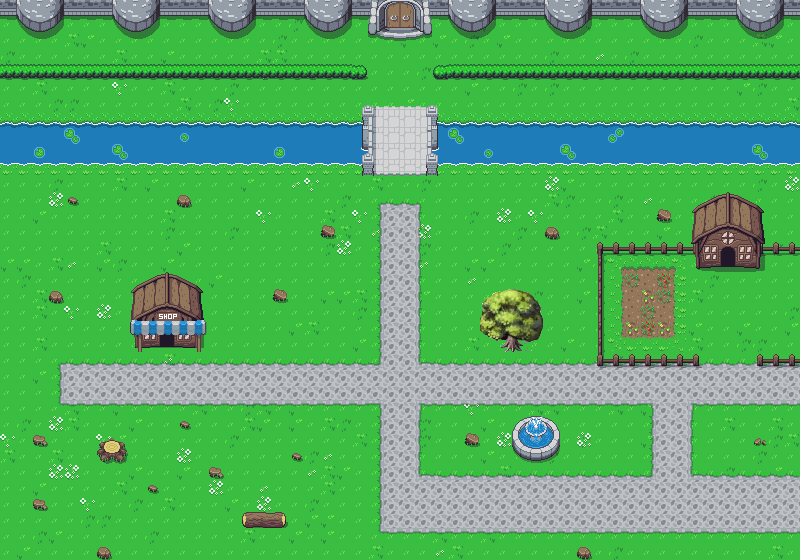

Rendered tile map (Tiled .tmx) drawn with the repository's tilesets; below, a short description and the map source with its tile grids summarised:
An orthogonal 50x35 tile map with 16x16 px tiles, 13 tile layers (grass normal, grass_special, flowers, paths, ...), 2 tilesets and 27 objects (tree, door_house, player_spawn, door_shop, player_spawn_shop).

<map version="1.2" tiledversion="1.3.1" orientation="orthogonal" renderorder="right-down" compressionlevel="-1" width="50" height="35" tilewidth="16" tileheight="16" infinite="0" nextlayerid="17" nextobjectid="30">
 <tileset firstgid="1" source="overworld2.tsx" />
 <tileset firstgid="274" source="overworld0.tsx" />
 <layer id="1" name="grass normal" width="50" height="35">
  <data>[1750 cells, 1750 non-empty, 1 distinct tile ids]</data>
 </layer>
 <layer id="3" name="grass_special" width="50" height="35">
  <data>[1750 cells, 1750 non-empty, 21 distinct tile ids]</data>
 </layer>
 <layer id="10" name="flowers" width="50" height="35">
  <data>[1750 cells, 1750 non-empty, 93 distinct tile ids]</data>
 </layer>
 <layer id="4" name="paths" width="50" height="35">
  <data>[1750 cells, 417 non-empty, 24 distinct tile ids]</data>
 </layer>
 <layer id="6" name="decorations" width="50" height="35">
  <data>[1750 cells, 49 non-empty, 37 distinct tile ids]</data>
 </layer>
 <layer id="8" name="fences" width="50" height="35">
  <data>[1750 cells, 26 non-empty, 6 distinct tile ids]</data>
 </layer>
 <layer id="7" name="houses" width="50" height="35">
  <data>[1750 cells, 25 non-empty, 25 distinct tile ids]</data>
 </layer>
 <layer id="5" name="water" width="50" height="35">
  <data>[1750 cells, 200 non-empty, 3 distinct tile ids]</data>
 </layer>
 <layer id="11" name="lillypads" width="50" height="35">
  <data>[1750 cells, 10 non-empty, 4 distinct tile ids]</data>
 </layer>
 <layer id="9" name="bridge" width="50" height="35">
  <data>[1750 cells, 55 non-empty, 50 distinct tile ids]</data>
 </layer>
 <layer id="14" name="castle walls" width="50" height="35">
  <data>[1750 cells, 100 non-empty, 2 distinct tile ids]</data>
 </layer>
 <layer id="13" name="castle" width="50" height="35">
  <data>[1750 cells, 84 non-empty, 21 distinct tile ids]</data>
 </layer>
 <layer id="15" name="bushes" width="50" height="35">
  <data>[1750 cells, 46 non-empty, 3 distinct tile ids]</data>
 </layer>
 <objectgroup id="12" name="Objects">
  <object id="1" name="tree" x="484" y="292.5" width="57.5" height="48" />
  <object id="2" name="door_house" x="721" y="266.75" width="13.75" height="5.75" />
  <object id="3" name="player_spawn" x="720.375" y="295.875" width="16" height="29.25" />
  <object id="4" name="door_shop" x="160.273" y="349.091" width="15.5455" height="5.09091" />
  <object id="29" name="player_spawn_shop" x="185.273" y="359.273" width="18.5455" height="37.2727" />
 </objectgroup>
 <objectgroup id="16" name="custom_collisions">
  <properties>
   <property name="collidable" type="bool" value="true" />
  </properties>
  <object id="6" x="439.333" y="124" width="359.333" height="39.3333" />
  <object id="7" x="0" y="125" width="360" height="39.6667" />
  <object id="8" x="98.75" y="440.5" width="27.875" height="21.5" />
  <object id="9" x="242.625" y="512.375" width="42" height="15.375" />
  <object id="10" x="134.375" y="276.875" width="66.625" height="71.25" />
  <object id="11" x="693.5" y="198.25" width="66" height="67.25" />
  <object id="12" x="516.25" y="419.25" width="42.25" height="38.25" />
  <object id="13" x="435.333" y="64.6667" width="363.333" height="14" />
  <object id="14" x="-2" y="63.3333" width="366.667" height="14.6667" />
  <object id="15" x="0.25" y="-4" width="798.75" height="21" />
  <object id="16" x="740.75" y="17.875" width="38.25" height="10.5" />
  <object id="17" x="645.25" y="17.875" width="38.25" height="10.5" />
  <object id="18" x="549.25" y="18.125" width="38.25" height="10.5" />
  <object id="19" x="456.25" y="18.125" width="38.25" height="10.5" />
  <object id="20" x="370" y="17.375" width="60.375" height="20.125" />
  <object id="21" x="308.375" y="17.625" width="38.25" height="10.5" />
  <object id="22" x="213.5" y="18" width="38.25" height="10.5" />
  <object id="23" x="118.125" y="17.875" width="38.25" height="10.5" />
  <object id="24" x="22" y="17.875" width="38.25" height="10.5" />
  <object id="25" x="-3.375" y="17.3333" width="2.66667" height="542.458" />
  <object id="26" x="-1.20833" y="560.583" width="800.667" height="6.66667" />
  <object id="27" x="800.208" y="16.6667" width="5.79167" height="543.792" />
 </objectgroup>
</map>
